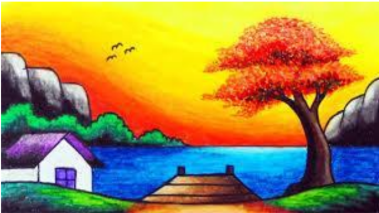
#> input picture Lab_Programs/image-3.png, 379 x 213 px
$ python program-12.py
#> lines starting #> are read from the running program, lines starting #| are printed output that depends on the picture
import cv2
import numpy as np

img = cv2.imread("image-3.png")
#> img is the input picture: shape (213, 379, 3); mean B, G, R 73.2, 139.1, 161.8
h, w = img.shape[:2]
#> h = 213; w = 379

pts1 = np.float32([[50,50], [w-50,50], [50,h-50], [w-50,h-50]])
pts2 = np.float32([[0,0], [w,0], [0,h], [w,h]])
#> pts2 = [[0, 0], [379, 0], [0, 213], [379, 213]]

M = cv2.getPerspectiveTransform(pts1, pts2)
out = cv2.warpPerspective(img, M, (w, h))
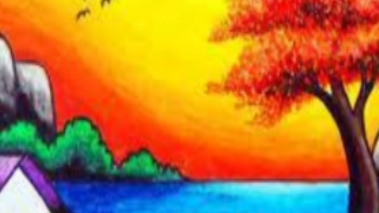
#> out: shape (213, 379, 3); mean B, G, R 55.3, 120.3, 179.1

cv2.imshow("Original", img)
cv2.imshow("Perspective Image", out)
cv2.waitKey(0)
cv2.destroyAllWindows()

$ run again, with Lab_Programs/image-1.png copied over Lab_Programs/image-3.png
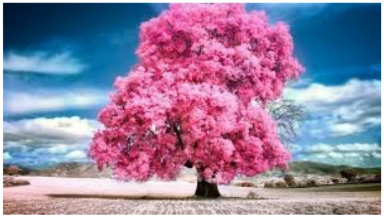
#> input picture Lab_Programs/image-1.png, 384 x 217 px
#> img is the input picture: shape (217, 384, 3); mean B, G, R 160.4, 130.4, 147.3
#> `out = cv2.warpPerspective(img, M, (w, h))`:
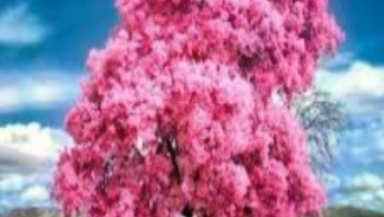
#> out: shape (217, 384, 3); mean B, G, R 161.3, 122.7, 169.6

$ run again, with Lab_Programs/image-2.png copied over Lab_Programs/image-3.png
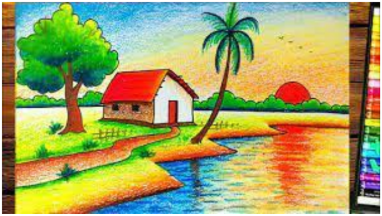
#> input picture Lab_Programs/image-2.png, 382 x 216 px
#> img is the input picture: shape (216, 382, 3); mean B, G, R 100.1, 163.6, 162.2
#> `out = cv2.warpPerspective(img, M, (w, h))`:
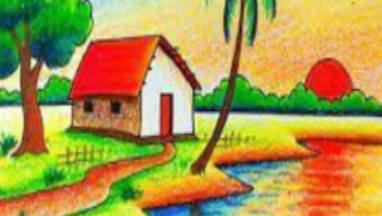
#> out: shape (216, 382, 3); mean B, G, R 74.8, 150.6, 171.2

$ run again, with Lab_Programs/image-4.png copied over Lab_Programs/image-3.png
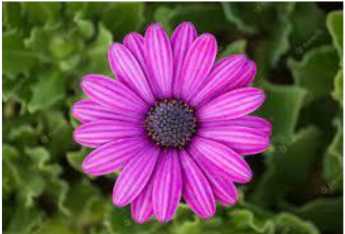
#> input picture Lab_Programs/image-4.png, 345 x 234 px
#> img is the input picture: shape (234, 345, 3); mean B, G, R 86.9, 78.7, 109.4
#> `out = cv2.warpPerspective(img, M, (w, h))`:
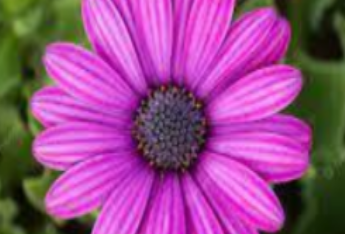
#> out: shape (234, 345, 3); mean B, G, R 139.3, 75.2, 152.2
